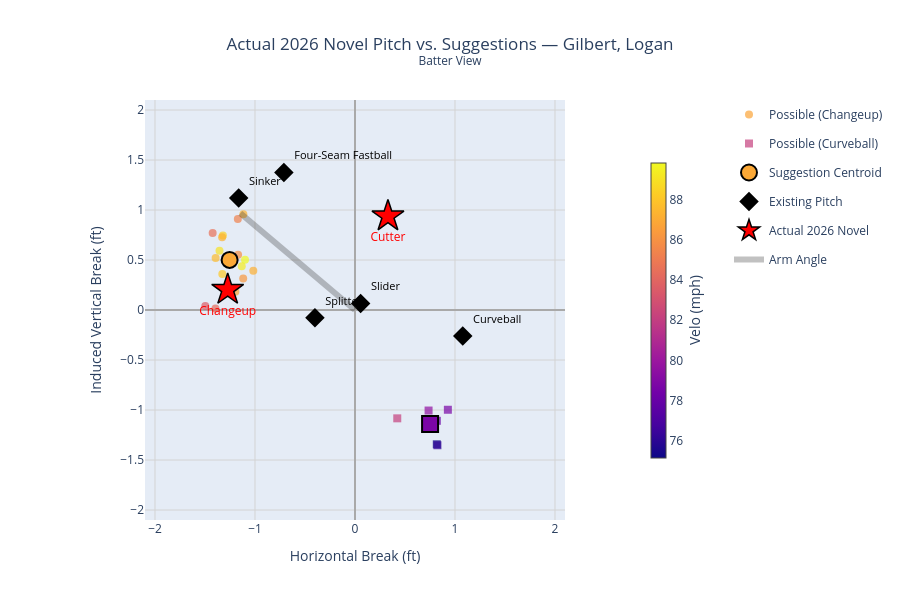

Notebook code for this chart:
### Code cell
# Any pitcher in novel_2026 works. Soroka's actual 2026 Cutter landed almost exactly on his
# suggested Cutter centroid; try e.g. 'Helsley, Ryan' or 'May, Dustin' for other cases.
validate_pitcher('Gilbert, Logan')

### Figure 1 — Plotly figure (JSON) as saved in the notebook; plotly's stock layout.template omitted (floating-point values rounded to 4 significant figures)
{"data": [{"customdata": [["Petricka, Jake", "Changeup", 86.75], ["May, Trevor", "Changeup", 87.29], ["Brogdon, Connor", "Changeup", 84.57], ["Jiménez, Joe", "Changeup", 89.05], ["Megill, Tylor", "Changeup", 87.16], ["Oviedo, Luis", "Changeup", 85.32], ["Williams, Gavin", "Changeup", 88.48], ["Strider, Spencer", "Changeup", 85.88], ["Heuer, Codi", "Changeup", 87.24], ["Whitlock, Garrett", "Changeup", 84.34], ["Kelly, Zack", "Changeup", 83.59], ["Leahy, Kyle", "Changeup", 89.83], ["Brown, McCade", "Changeup", 87.58], ["Varland, Louis", "Changeup", 89.43], ["Robertson, Nick", "Changeup", 88.17], ["Mize, Casey", "Splitter", 86.23]], "hovertemplate": "<b>%{customdata[0]}</b><br>%{customdata[1]} — %{customdata[2]:.1f} mph<extra></extra>", "marker": {"cmax": 89.83, "cmin": 75.18, "color": [86.75, 87.29, 84.57, 89.05, 87.16, 85.32, 88.48, 85.88, 87.24, 84.34, 83.59, 89.83, 87.58, 89.43, 88.17, 86.23], "colorbar": {"len": 0.75, "thickness": 15, "title": {"side": "right", "text": "Velo (mph)"}, "x": 1.02}, "colorscale": [[0, "#0d0887"], [0.1111, "#46039f"], [0.2222, "#7201a8"], [0.3333, "#9c179e"], [0.4444, "#bd3786"], [0.5556, "#d8576b"], [0.6667, "#ed7953"], [0.7778, "#fb9f3a"], [0.8889, "#fdca26"], [1, "#f0f921"]], "opacity": 0.7, "showscale": true, "size": 8, "symbol": "circle"}, "mode": "markers", "name": "Possible (Changeup)", "type": "scatter", "x": [-1.197, -1.116, -1.423, -1.355, -1.017, -1.172, -1.321, -1.169, -1.329, -1.395, -1.497, -1.1, -1.394, -1.133, -1.327, -1.118], "y": [0.182, 0.9577, 0.7694, 0.5926, 0.3915, 0.91, 0.746, 0.5527, 0.7265, 0.01549, 0.039, 0.503, 0.5204, 0.4378, 0.3596, 0.3161]}, {"customdata": [["Hendriks, Liam", "Curveball", 82.18], ["Megill, Tylor", "Curveball", 78.06], ["Oviedo, Luis", "Curveball", 75.18], ["Williams, Gavin", "Curveball", 76.25], ["Leahy, Kyle", "Curveball", 81.62], ["Mize, Casey", "Knuckle Curve", 79.61], ["Brown, McCade", "Knuckle Curve", 78.71]], "hovertemplate": "<b>%{customdata[0]}</b><br>%{customdata[1]} — %{customdata[2]:.1f} mph<extra></extra>", "marker": {"cmax": 89.83, "cmin": 75.18, "color": [82.18, 78.06, 75.18, 76.25, 81.62, 79.61, 78.71], "colorscale": [[0, "#0d0887"], [0.1111, "#46039f"], [0.2222, "#7201a8"], [0.3333, "#9c179e"], [0.4444, "#bd3786"], [0.5556, "#d8576b"], [0.6667, "#ed7953"], [0.7778, "#fb9f3a"], [0.8889, "#fdca26"], [1, "#f0f921"]], "opacity": 0.7, "showscale": false, "size": 8, "symbol": "square"}, "mode": "markers", "name": "Possible (Curveball)", "type": "scatter", "x": [0.4226, 0.8183, 0.8179, 0.8243, 0.7082, 0.7357, 0.9287], "y": [-1.083, -1.108, -1.343, -1.353, -1.09, -1.005, -0.9976]}, {"hovertemplate": "<b>Suggestion: Changeup</b><br>HB %{x:.2f} / IVB %{y:.2f}<extra></extra>", "legendgroup": "centroid", "marker": {"cmax": 89.83, "cmin": 75.18, "color": [86.93], "colorscale": [[0, "#0d0887"], [0.1111, "#46039f"], [0.2222, "#7201a8"], [0.3333, "#9c179e"], [0.4444, "#bd3786"], [0.5556, "#d8576b"], [0.6667, "#ed7953"], [0.7778, "#fb9f3a"], [0.8889, "#fdca26"], [1, "#f0f921"]], "line": {"color": "black", "width": 2}, "size": 16, "symbol": "circle"}, "mode": "markers", "name": "Suggestion Centroid", "showlegend": true, "type": "scatter", "x": [-1.254], "y": [0.5012]}, {"hovertemplate": "<b>Suggestion: Curveball</b><br>HB %{x:.2f} / IVB %{y:.2f}<extra></extra>", "legendgroup": "centroid", "marker": {"cmax": 89.83, "cmin": 75.18, "color": [78.8], "colorscale": [[0, "#0d0887"], [0.1111, "#46039f"], [0.2222, "#7201a8"], [0.3333, "#9c179e"], [0.4444, "#bd3786"], [0.5556, "#d8576b"], [0.6667, "#ed7953"], [0.7778, "#fb9f3a"], [0.8889, "#fdca26"], [1, "#f0f921"]], "line": {"color": "black", "width": 2}, "size": 16, "symbol": "square"}, "mode": "markers", "name": "Suggestion Centroid", "showlegend": false, "type": "scatter", "x": [0.7508], "y": [-1.14]}, {"hovertemplate": "Existing: %{text}<extra></extra>", "marker": {"color": "black", "size": 15, "symbol": "diamond"}, "mode": "markers+text", "name": "Existing Pitch", "text": ["Curveball", "Four-Seam Fastball", "Splitter", "Sinker", "Slider"], "textfont": {"color": "black", "size": 11}, "textposition": "top right", "type": "scatter", "x": [1.077, -0.7115, -0.4008, -1.163, 0.05639], "y": [-0.2589, 1.376, -0.07861, 1.121, 0.06409]}, {"customdata": [["Changeup", 85.36, 1.22], ["Cutter", 91.06, 1.429]], "hovertemplate": "<b>ACTUAL 2026: %{customdata[0]}</b><br>%{customdata[1]:.1f} mph<br>HB %{x:.2f} / IVB %{y:.2f}<br>novelty %{customdata[2]:.2f}<extra></extra>", "marker": {"color": "red", "line": {"color": "black", "width": 1.5}, "size": 24, "symbol": "star"}, "mode": "markers+text", "name": "Actual 2026 Novel", "text": ["Changeup", "Cutter"], "textfont": {"color": "red", "size": 12}, "textposition": "bottom center", "type": "scatter", "x": [-1.273, 0.3295], "y": [0.2034, 0.9376]}, {"hovertemplate": "Arm Angle 40.2°<extra></extra>", "line": {"color": "rgba(50,50,50,0.3)", "width": 6}, "mode": "lines", "name": "Arm Angle", "type": "scatter", "x": [0, -1.146], "y": [0, 0.9674]}], "layout": {"height": 600, "legend": {"x": 1.18, "xanchor": "left", "y": 1}, "margin": {"r": 220}, "title": {"text": "Actual 2026 Novel Pitch vs. Suggestions — Gilbert, Logan<br><sup>Batter View</sup>", "x": 0.5, "xanchor": "center"}, "xaxis": {"constrain": "domain", "gridcolor": "lightgrey", "range": [-2.1, 2.1], "showgrid": true, "title": {"text": "Horizontal Break (ft)"}, "zeroline": true, "zerolinecolor": "darkgrey"}, "yaxis": {"constrain": "domain", "gridcolor": "lightgrey", "range": [-2.1, 2.1], "scaleanchor": "x", "scaleratio": 1, "showgrid": true, "title": {"text": "Induced Vertical Break (ft)"}, "zeroline": true, "zerolinecolor": "darkgrey"}}}
